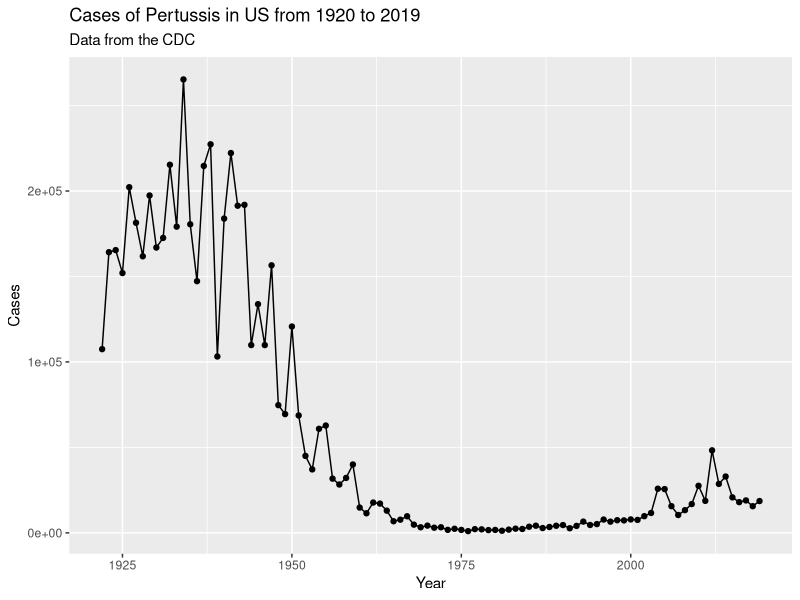
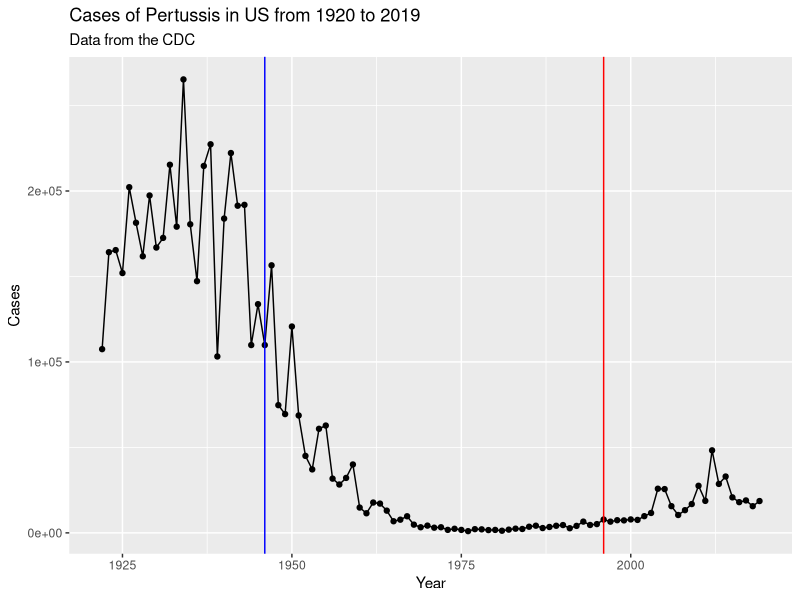

Write R code to recreate these figures, in order. (Note: this script raises an error after producing the figures.)
## ---- chunk 1
cdc <- data.frame(Year = c(
  1922L,
  1923L,
  1924L,
  1925L,
  1926L,
  1927L,
  1928L,
  1929L,
  1930L,
  1931L,
  1932L,
  1933L,
  1934L,
  1935L,
  1936L,
  1937L,
  1938L,
  1939L,
  1940L,
  1941L,
  1942L,
  1943L,
  1944L,
  1945L,
  1946L,
  1947L,
  1948L,
  1949L,
  1950L,
  1951L,
  1952L,
  1953L,
  1954L,
  1955L,
  1956L,
  1957L,
  1958L,
  1959L,
  1960L,
  1961L,
  1962L,
  1963L,
  1964L,
  1965L,
  1966L,
  1967L,
  1968L,
  1969L,
  1970L,
  1971L,
  1972L,
  1973L,
  1974L,
  1975L,
  1976L,
  1977L,
  1978L,
  1979L,
  1980L,
  1981L,
  1982L,
  1983L,
  1984L,
  1985L,
  1986L,
  1987L,
  1988L,
  1989L,
  1990L,
  1991L,
  1992L,
  1993L,
  1994L,
  1995L,
  1996L,
  1997L,
  1998L,
  1999L,
  2000L,
  2001L,
  2002L,
  2003L,
  2004L,
  2005L,
  2006L,
  2007L,
  2008L,
  2009L,
  2010L,
  2011L,
  2012L,
  2013L,
  2014L,
  2015L,
  2016L,
  2017L,
  2018L,
  2019L
),
Cases = c(
  107473,
  164191,
  165418,
  152003,
  202210,
  181411,
  161799,
  197371,
  166914,
  172559,
  215343,
  179135,
  265269,
  180518,
  147237,
  214652,
  227319,
  103188,
  183866,
  222202,
  191383,
  191890,
  109873,
  133792,
  109860,
  156517,
  74715,
  69479,
  120718,
  68687,
  45030,
  37129,
  60886,
  62786,
  31732,
  28295,
  32148,
  40005,
  14809,
  11468,
  17749,
  17135,
  13005,
  6799,
  7717,
  9718,
  4810,
  3285,
  4249,
  3036,
  3287,
  1759,
  2402,
  1738,
  1010,
  2177,
  2063,
  1623,
  1730,
  1248,
  1895,
  2463,
  2276,
  3589,
  4195,
  2823,
  3450,
  4157,
  4570,
  2719,
  4083,
  6586,
  4617,
  5137,
  7796,
  6564,
  7405,
  7298,
  7867,
  7580,
  9771,
  11647,
  25827,
  25616,
  15632,
  10454,
  13278,
  16858,
  27550,
  18719,
  48277,
  28639,
  32971,
  20762,
  17972,
  18975,
  15609,
  18617
)
       )
## ---- chunk 2
library(ggplot2)
baseplot <- ggplot(cdc) +
  aes(Year, Cases) +
  geom_point() +
  geom_line() +
   labs(title="Cases of Pertussis in US from 1920 to 2019", subtitle="Data from the CDC")
baseplot
## ---- chunk 3
baseplot + geom_vline(xintercept = 1946, col="blue") + geom_vline(xintercept = 1996, col="red")
## ---- chunk 4
library(jsonlite)
## ---- chunk 5
subject <- read_json("https://www.cmi-pb.org/api/subject", simplifyVector = TRUE) 

head(subject)
## ---- chunk 6
table(subject$infancy_vac)
## ---- chunk 7
table(subject$biological_sex)
## ---- chunk 8
table(subject$race, subject$biological_sex)
## ---- chunk 9
library(lubridate)

## ---- chunk 10
age_days <- today() - ymd(subject$year_of_birth)
age_years <- time_length( age_days, "years")
subject$age <- age_years
## ---- chunk 11
mean(subject$age)
## ---- chunk 12
library(dplyr)

ap.age <- filter(subject, infancy_vac == "aP")$age
wp.age <- filter(subject, infancy_vac == "wP")$age
ap.age

mean(ap.age)
mean(wp.age)

#T Test:

t.test(ap.age, wp.age)

## ---- chunk 13
ggplot(subject) +
  aes(time_length(age, "year"),
      fill=as.factor(infancy_vac)) +
  geom_histogram(show.legend=FALSE) +
  facet_wrap(vars(infancy_vac), nrow=2) 
## ---- chunk 14
# Complete the API URLs...
specimen <- read_json("http://cmi-pb.org/api/specimen", simplifyVector = TRUE) 
titer <- read_json("https://www.cmi-pb.org/api/ab_titer", simplifyVector = TRUE) 

head(specimen)
## ---- chunk 15
meta <- inner_join(specimen, subject)
dim(meta)
head(meta)
## ---- chunk 16
abdata <- inner_join(titer, meta)
dim(abdata)
head(abdata)
## ---- chunk 17
table(abdata$isotype)
## ---- chunk 18
table(abdata$visit)
## ---- chunk 19
ig1 <- abdata %>% filter(isotype == "IgG1", visit!=8)
head(ig1)
## ---- chunk 20
ggplot(ig1) +
  aes(MFI, antigen) +
  geom_boxplot() + 
  facet_wrap(vars(visit), nrow=2)
## ---- chunk 21
ggplot(ig1) +
  aes(MFI, antigen, col=infancy_vac ) +
  geom_boxplot(show.legend = FALSE) + 
  facet_wrap(vars(visit), nrow=2) +
  theme_bw()
## ---- chunk 22
filter(ig1, antigen=="Measles") %>%
  ggplot() +
  aes(MFI, col=infancy_vac) + labs(title="Measles antigen levels per visit. aP in red, wP in blue") +
  geom_boxplot(show.legend = FALSE) +
  facet_wrap(vars(visit)) +
  theme_bw()
## ---- chunk 23
filter(ig1, antigen=="FIM2/3") %>%
  ggplot() +
  aes(MFI, col=infancy_vac) + labs(title="FIM2/3 antigen levels per visit. aP in red, wP in blue") +
  geom_boxplot(show.legend = FALSE) +
  facet_wrap(vars(visit)) +
  theme_bw()
## ---- chunk 24
url <- "https://www.cmi-pb.org/api/v2/rnaseq?versioned_ensembl_gene_id=eq.ENSG00000211896.7"

rna <- read_json(url, simplifyVector = TRUE) 
head(rna)
## ---- chunk 25
ssrna <- inner_join(rna, meta)
## ---- chunk 26
ggplot(ssrna) +
  aes(visit, tpm, group=subject_id) +
  geom_point() +
  geom_line(alpha=0.2)
## ---- chunk 27
ggplot(ssrna) +
  aes(tpm, col=infancy_vac) +
  geom_boxplot() +
  facet_wrap(vars(visit))
## ---- chunk 28
ssrna %>%  
  filter(visit==4) %>% 
  ggplot() +
    aes(tpm, col=infancy_vac) + geom_density() + 
    geom_rug()
